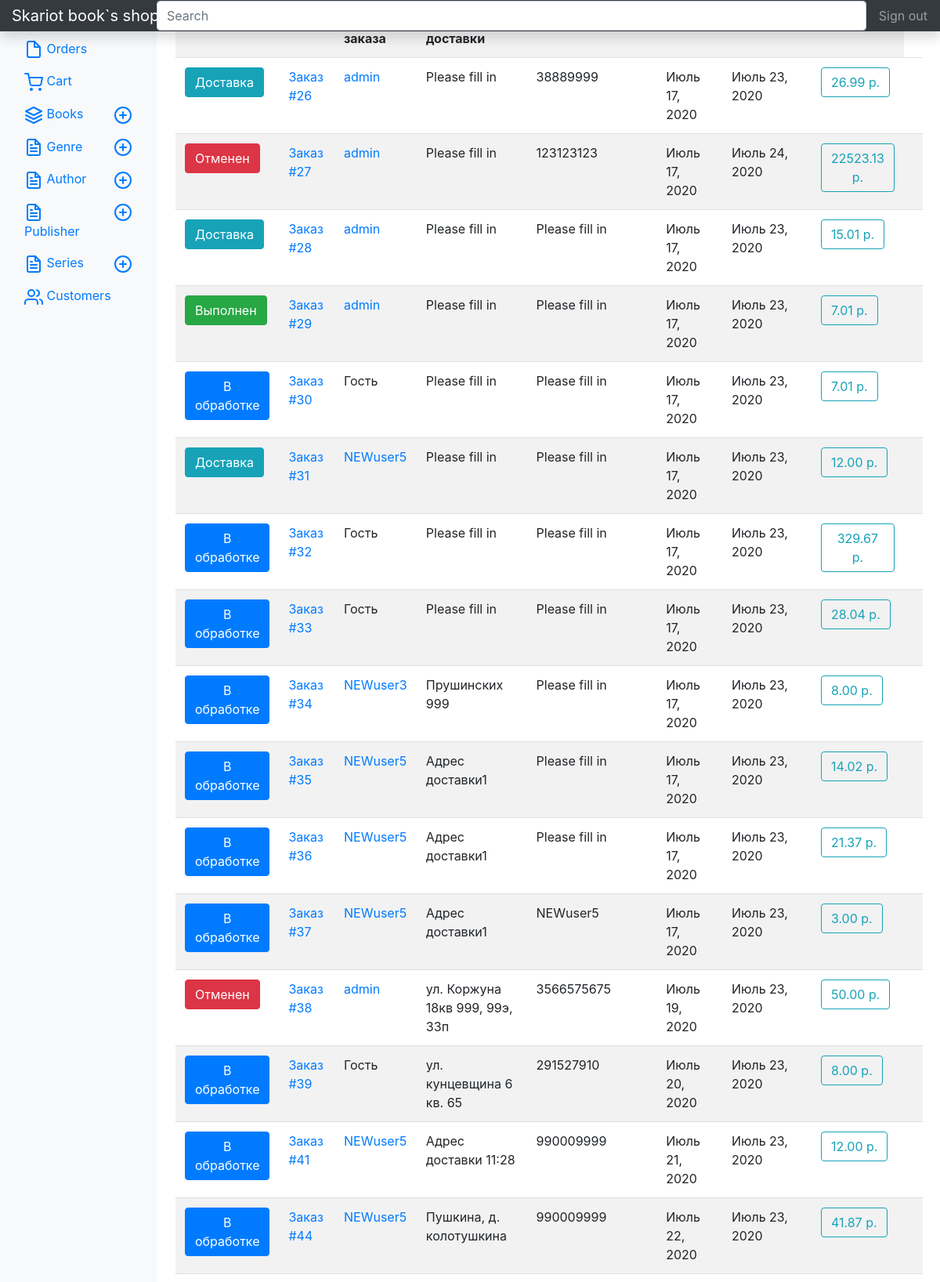
The app's page /s-admin/order (signed in, upper part) with its own data.
### order/models.py (models this page shows)
class Order(models.Model):
    cart=models.OneToOneField(
        Cart,
        on_delete=models.PROTECT,
    )
    status=models.BooleanField(
        verbose_name="Отменить заказ",
        default=False
    )
    status2 = models.CharField(
        verbose_name='Статус заказа',
        choices=(('В обработке', 'В обработке'),('Доставка', 'Доставка'), ('Отменен', 'Отменен'),('Выполнен', 'Выполнен')),
        max_length= 100,
        default = 'В обработке',
    )
    delivery_address=models.TextField(
        verbose_name="Адрес доставки",
    )
    contact_phone=PhoneNumberField(
        null=True,
        verbose_name="Телефон",
    )
    create=models.DateField(
        verbose_name="Дата cоздания",
        auto_now=False,
        auto_now_add=True
    )
    update=models.DateField(
        verbose_name="Дата последнего изменения",
        auto_now=True,
        auto_now_add=False
    )
    comment=models.TextField(
        verbose_name="Комментарий к заказу",
        blank=True,
        null=True
    )
    def __str__(self):
        return f"Заказ #{self.pk}"

### cart/models.py (models this page shows, shortened)
class Cart(models.Model):
    user=models.ForeignKey(
        User,
        on_delete=models.CASCADE,
        related_name="carts",
        blank=True,
        null=True
    )
    create=models.DateField(
        verbose_name="Дата внесения в каталог",
        auto_now=False,
        auto_now_add=True
    )
    update=models.DateField(
        verbose_name="Дата последнего изменения",
        auto_now=True,
        auto_now_add=False
    )
    def totalprice(self):
        price=0
        for product in self.books.all():
            price+=product.price
        return price

class BookInCart(models.Model):
    cart=models.ForeignKey(
        Cart,
        on_delete=models.CASCADE,
        related_name='books'
    )
    books=models.ForeignKey(
        Books,
        on_delete=models.CASCADE,
        related_name="books_in_cart"
    )
    qantity=models.IntegerField(
        verbose_name='Кол-во',
        default=1
    )
    @property
    def price(self):
        price=self.qantity*self.books.price
        if price==0:
            return 0
        return price
    class Meta:
        unique_together=(('cart','books'),)

### profiles/models.py (models this page shows, shortened)
class Profile(models.Model):
    user=models.OneToOneField(
        User,
        related_name='prof_user',
        on_delete=models.CASCADE,
        null=True,
        blank=True
    )
    username=models.CharField(
        verbose_name="Имя пользователя",
        max_length=100,
        default=''
    )
    phone=PhoneNumberField(
        null=True,
        verbose_name="Телефон",
    )
    email=models.EmailField(
        verbose_name="Е-mail",
        null=True,
        blank=True,
    )
    first_name = models.CharField(
        verbose_name="Имя",
        max_length=128,
        blank=True)
    last_name = models.CharField(
        verbose_name="Фамилия",
        max_length=128,
        blank=True)
    address_1 = models.CharField(
        verbose_name="Адресс 1",
        max_length=128,
        blank=True)
    address_2 = models.CharField(
        verbose_name="Адресс 2",
        max_length=128,
        blank=True)
    city = models.CharField(
        verbose_name="Город",
        max_length=64,
        default="Минск",
        blank=True
        )
    county = models.CharField(
        verbose_name="Страна",
        max_length=64,
        default="Беларусь",
        blank=True
        )
    zip_code = models.CharField(
        verbose_name="Почтовый индекс",
        max_length=5,
        default="23555",
        blank=True
        )

### books/models.py (models this page shows, shortened)
class Books(models.Model):
    name=models.CharField(
        verbose_name="Имя книги",
        max_length=100
    )
    description = models.TextField(
        verbose_name='Описание книги',
        null=True,
        blank=True
    )
    picture=models.ImageField(
        verbose_name="Фото обложки",
        upload_to="books-pic",
        null=True,
        blank=True,
        default="books-pic/default.jpg"
    )
    price=models.DecimalField(
        verbose_name="Цена",
        max_digits=5,
        decimal_places=2,
        default=00.00
    )
    author=models.ManyToManyField(
        'Author',
        verbose_name="Автор",
        related_name="books_author"
    )
    series=models.ManyToManyField(
        'Series',
        verbose_name="Серия",
        related_name="series_books",
        blank=True,
    )
    genre=models.ManyToManyField(
        'Genre',
        verbose_name="Жанр",
        related_name="genre_books"
    )
    publishing_year=models.PositiveSmallIntegerField (
        verbose_name="Год издания",
        default=2020
    )
    count_page=models.IntegerField(
        verbose_name="Кол-во страниц",
        default=100
    )
    binging=models.ForeignKey(
        'Binging',
        verbose_name="Переплёт",
        on_delete=models.PROTECT,
        default=1
    )
    format_book=models.CharField(
        verbose_name="Формат",
        default="99x99",
        max_length=15
    )
    isbn=models.CharField(
        verbose_name="ISBN",
        default="999-1-88877-6",
        max_length=15
    )
    weight=models.PositiveSmallIntegerField(
        verbose_name="Вес(гр.)",
        default="100"
    )
    age_limit=models.CharField(
        verbose_name="Ограничение по возрасту",
        default="6+",
        max_length=3
    )
    publisher=models.ManyToManyField(
        'Publisher',
        verbose_name="Издательство",
        related_name="publisher_books"
    )
    count_book=models.IntegerField(
        verbose_name="Ко-во книг в наличии",
        default=100
    )
    availability=models.BooleanField(
        verbose_name="Наличие книги",
        default=True
    )
    rating=models.FloatField(
        verbose_name="Рейтинг",
        validators=[MinValueValidator(0), MaxValueValidator(10)],
        default=9
    )
    created=models.DateField(
        verbose_name="Дата внесения в каталог",
        auto_now=False,
        auto_now_add=True
    )
    updated=models.DateField(
        verbose_name="Дата последнего изменения",
        auto_now=True,
        auto_now_add=False
    )
    user=models.ForeignKey(
        User,
        on_delete=models.PROTECT,
        default=2
    )

### s_admin/views.py (the view)
# urls.py: path('order', views.SAdminOrderList.as_view(),name='order'),
class SAdminOrderList(LoginRequiredMixin,ListView):
    model=Order
    template_name='s_admin/order/o_list.html'
    def get_queryset(self,*args,**kwargs):
        if self.request.user.groups.filter(name='Customers'):
            return self.handle_no_permission()
        else:
            return self.model.objects.all()

### s_admin/templates/s_admin/order/o_list.html (shortened to what this page needs)
{% extends "sadmin.html" %}
{% load crispy_forms_tags %}
{%load my_tags %}
              {% block nav_orders %}
                <li class="nav-item">
                  <a class="nav-link active" href="{% url 's-admin:order' %}">
                    Orders
                  </a>
                </li>
              {% endblock nav_orders %}
    {% block main %}
        <table class="table table-striped" width="100%" >
                <tr>
                    <th>Статус</th><th>Заказ</th><th>Автор заказа</th><th>Адрес доставки</th><th>Телефон</th><th>Создан</th><th>Обновлено</th><th>К оплате</th>
                </tr>
            {% for order in object_list %}
                <tr>
                    {% if order.status2 == 'Доставка' %}
                    <td ><a  class="btn btn-info" href="{% url 's-admin:order_update' order.pk %}">{{order.status2}}</a></td>
                    {% elif order.status2 == 'В обработке' %}
                    <td><a class="btn btn-primary" href="{% url 's-admin:order_update' order.pk %}">{{order.status2}}</td>
                    {% elif order.status2 == 'Отменен' %}
                    <td><a class="btn btn-danger" href="{% url 's-admin:order_update' order.pk %}">{{order.status2}}</td>
                    {% elif order.status2 == 'Выполнен' %}
                    <td><a class="btn btn-success" href="{% url 's-admin:order_update' order.pk %}">{{order.status2}}</td>
                    {% endif %}
                    <td><a href="{% url 's-admin:order_update' order.pk %}">{{order}}</a></td>
                     {% if order.cart.user.prof_user.pk %}
                        <td><a href="{% url 's-admin:detail' order.cart.user.prof_user.pk %}">{{order.cart.user.prof_user.username}}</a> </td>
                    {% else %}
                        <td>Гость </td>
                    {% endif %}
                    <td>{{order.delivery_address}}</td>
                    <td>{{order.contact_phone}}</td>
                    <td>{{order.create}}</td>
                    <td>{{order.update}}</td>
                    <td><a class="btn btn-outline-info" href="{% url 's-admin:cart_detail' order.cart.pk %}">{{order.cart.totalprice}} р.</a></td>
                    <td>
                </tr>
        {% endfor %}
        </table>
{% endblock main %}

### records on screen
Order: status2 "Доставка", id "Заказ #26", cart.user.prof_user.username "admin", delivery_address "Please fill in", contact_phone "38889999", create "Июль 17, 2020", update "Июль 23, 2020", cart.totalprice "26.99"
Order: status2 "Отменен", id "Заказ #27", cart.user.prof_user.username "admin", delivery_address "Please fill in", contact_phone "123123123", create "Июль 17, 2020", update "Июль 24, 2020", cart.totalprice "22523.13"
Order: status2 "Доставка", id "Заказ #28", cart.user.prof_user.username "admin", delivery_address "Please fill in", contact_phone "Please fill in", create "Июль 17, 2020", update "Июль 23, 2020", cart.totalprice "15.01"
Order: status2 "Выполнен", id "Заказ #29", cart.user.prof_user.username "admin", delivery_address "Please fill in", contact_phone "Please fill in", create "Июль 17, 2020", update "Июль 23, 2020", cart.totalprice "7.01"
Order: status2 "В обработке", id "Заказ #30", shows "Гость", delivery_address "Please fill in", contact_phone "Please fill in", create "Июль 17, 2020", update "Июль 23, 2020", cart.totalprice "7.01"
Order: status2 "Доставка", id "Заказ #31", cart.user.prof_user.username "NEWuser5", delivery_address "Please fill in", contact_phone "Please fill in", create "Июль 17, 2020", update "Июль 23, 2020", cart.totalprice "12.00"
Order: status2 "В обработке", id "Заказ #32", shows "Гость", delivery_address "Please fill in", contact_phone "Please fill in", create "Июль 17, 2020", update "Июль 23, 2020", cart.totalprice "329.67"
Order: status2 "В обработке", id "Заказ #33", shows "Гость", delivery_address "Please fill in", contact_phone "Please fill in", create "Июль 17, 2020", update "Июль 23, 2020", cart.totalprice "28.04"
Order: status2 "В обработке", id "Заказ #34", cart.user.prof_user.username "NEWuser3", delivery_address "Прушинских 999", contact_phone "Please fill in", create "Июль 17, 2020", update "Июль 23, 2020", cart.totalprice "8.00"
Order: status2 "В обработке", id "Заказ #35", cart.user.prof_user.username "NEWuser5", delivery_address "Адрес доставки1", contact_phone "Please fill in", create "Июль 17, 2020", update "Июль 23, 2020", cart.totalprice "14.02"
Order: status2 "В обработке", id "Заказ #36", cart.user.prof_user.username "NEWuser5", delivery_address "Адрес доставки1", contact_phone "Please fill in", create "Июль 17, 2020", update "Июль 23, 2020", cart.totalprice "21.37"
Order: status2 "В обработке", id "Заказ #37", cart.user.prof_user.username "NEWuser5", delivery_address "Адрес доставки1", contact_phone "NEWuser5", create "Июль 17, 2020", update "Июль 23, 2020", cart.totalprice "3.00"
Order: status2 "Отменен", id "Заказ #38", cart.user.prof_user.username "admin", delivery_address "ул. Коржуна 18кв 999, 99э, 33п", contact_phone "3566575675", create "Июль 19, 2020", update "Июль 23, 2020", cart.totalprice "50.00"
Order: status2 "В обработке", id "Заказ #39", shows "Гость", delivery_address "ул. кунцевщина 6 кв. 65", contact_phone "291527910", create "Июль 20, 2020", update "Июль 23, 2020", cart.totalprice "8.00"
Order: status2 "В обработке", id "Заказ #41", cart.user.prof_user.username "NEWuser5", delivery_address "Адрес доставки 11:28", contact_phone "990009999", create "Июль 21, 2020", update "Июль 23, 2020", cart.totalprice "12.00"
Order: status2 "В обработке", id "Заказ #44", cart.user.prof_user.username "NEWuser5", delivery_address "Пушкина, д. колотушкина", contact_phone "990009999", create "Июль 22, 2020", update "Июль 23, 2020", cart.totalprice "41.87"
